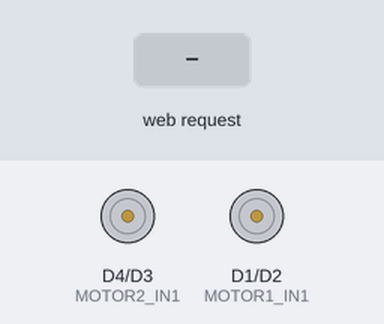
Bench run of a sketch on a simulated ESP8266 (NodeMCU). On the bench: motor-driver pin pairs drawn as motors (green arrow = first pin HIGH = forward, orange = second pin HIGH = backward, longer = more drive). Inputs (shaded band) come from the test bench. WiFi joins after 1.5 s; servers stay silent unless stated; what the sketch prints to the serial monitor is not drawn.

Above: at 2.7 s.
2.8 s: HTTP request GET /up received
At 3.9 s:
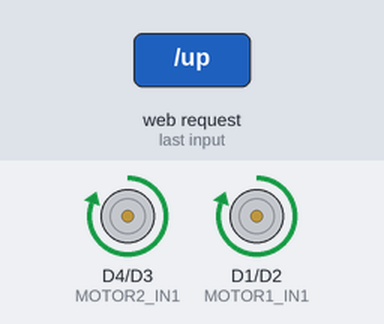
4.3 s: HTTP request GET /down received
At 5.0 s:
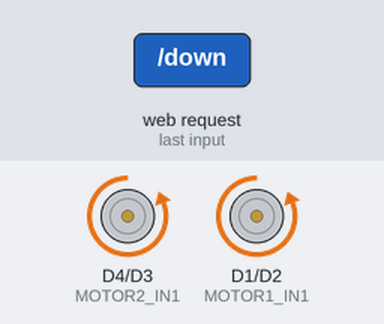
5.8 s: HTTP request GET /left received
At 6.2 s:
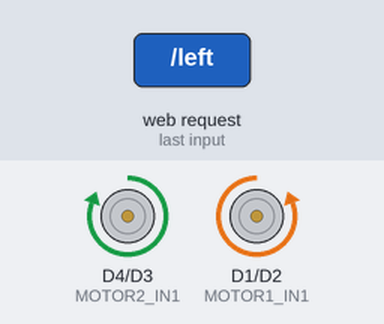
7.3 s: HTTP request GET /right received
At 8.6 s:
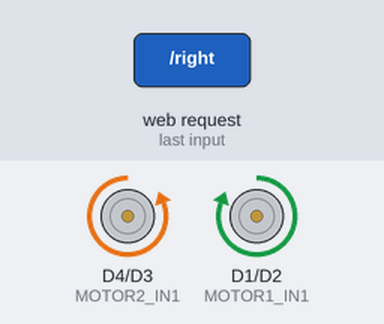
Timing chart, 0 to 9.8 s (numbered marks = the images above; inputs shaded):
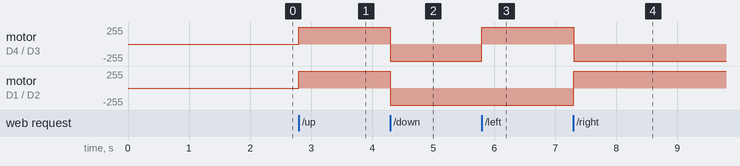

The sketch:

wifi_motor_control.ino
```cpp
#include <ESP8266WiFi.h>
#include <ESP8266WebServer.h>

// WiFi credentials
const char* ssid = "Harsh200";
const char* password = "H2a0r0s5h";

// Define motor driver pins
#define MOTOR1_IN1 D1
#define MOTOR1_IN2 D2
#define MOTOR2_IN1 D4
#define MOTOR2_IN2 D3

ESP8266WebServer server(80);

// Webpage stored as a String (Fixed Version)
const char webpage[] PROGMEM = R"rawliteral(
<!DOCTYPE html>
<html lang="en">
<head>
    <meta charset="UTF-8">
    <meta name="viewport" content="width=device-width, initial-scale=1.0">
    <title>Nakshatra</title>
    <style>
        body {
            display: flex;
            flex-direction: column;
            align-items: center;
            justify-content: center;
            min-height: 100vh;
            margin: 0;
        }
        div {
            text-align: center;
        }
        #manual_control {
            margin-top: 20px;
        }
        #manual_control a {
            margin: 5px;
            padding: 10px;
            color: #000;
            border: 1px solid #000;
        }
        a {
            text-decoration: none;
        }
    </style>
    <script>
        function sendRequest(url) {
            var xhr = new XMLHttpRequest();
            xhr.open("GET", url, true);
            xhr.send();
        }
    </script>
</head>
<body>
    <div>
        <h1>Nakshatra</h1>
        <button onclick="sendRequest('/mode1')">Gamepad</button>
    </div>
    <div id="manual_control">
        <button onclick="sendRequest('/up')">▲</button><br>
        <button onclick="sendRequest('/left')">◄</button>
        <button onclick="sendRequest('/stop')">◯</button>
        <button onclick="sendRequest('/right')">►</button><br>
        <button onclick="sendRequest('/down')">▼</button>
    </div>
</body>
</html>
)rawliteral";

void setup() {
    Serial.begin(115200);
    pinMode(MOTOR1_IN1, OUTPUT);
    pinMode(MOTOR1_IN2, OUTPUT);
    pinMode(MOTOR2_IN1, OUTPUT);
    pinMode(MOTOR2_IN2, OUTPUT);

    WiFi.begin(ssid, password);
    Serial.print("Connecting to WiFi");
    while (WiFi.status() != WL_CONNECTED) {
        delay(500);
        Serial.print(".");
    }
    Serial.println("\nConnected to WiFi");
    Serial.print("IP Address: ");
    Serial.println(WiFi.localIP());

    server.on("/", []() {
        server.send_P(200, "text/html", webpage);
    });

    server.on("/up", []() { forward(); server.send(200, "text/plain", "Moving Forward"); });
    server.on("/down", []() { backward(); server.send(200, "text/plain", "Moving Backward"); });
    server.on("/left", []() { left(); server.send(200, "text/plain", "Turning Left"); });
    server.on("/right", []() { right(); server.send(200, "text/plain", "Turning Right"); });
    server.on("/stop", []() { stopMotors(); server.send(200, "text/plain", "Stopping"); });

    server.begin();
    Serial.println("Web server started");
}

void loop() {
    server.handleClient();
}

void forward() {
    Serial.println("Moving Forward");
    digitalWrite(MOTOR1_IN1, HIGH);
    digitalWrite(MOTOR1_IN2, LOW);
    digitalWrite(MOTOR2_IN1, HIGH);
    digitalWrite(MOTOR2_IN2, LOW);
}

void backward() {
    Serial.println("Moving Backward");
    digitalWrite(MOTOR1_IN1, LOW);
    digitalWrite(MOTOR1_IN2, HIGH);
    digitalWrite(MOTOR2_IN1, LOW);
    digitalWrite(MOTOR2_IN2, HIGH);
}

void left() {
    Serial.println("Turning Left");
    digitalWrite(MOTOR1_IN1, LOW);
    digitalWrite(MOTOR1_IN2, HIGH);
    digitalWrite(MOTOR2_IN1, HIGH);
    digitalWrite(MOTOR2_IN2, LOW);
}

void right() {
    Serial.println("Turning Right");
    digitalWrite(MOTOR1_IN1, HIGH);
    digitalWrite(MOTOR1_IN2, LOW);
    digitalWrite(MOTOR2_IN1, LOW);
    digitalWrite(MOTOR2_IN2, HIGH);
}

void stopMotors() {
    Serial.println("Stopping");
    digitalWrite(MOTOR1_IN1, LOW);
    digitalWrite(MOTOR1_IN2, LOW);
    digitalWrite(MOTOR2_IN1, LOW);
    digitalWrite(MOTOR2_IN2, LOW);
}
```

Measured:
- after the input at 2.8 s, motor on D4 (MOTOR2_IN1) / D3 (MOTOR2_IN2), motor on D1 (MOTOR1_IN1) / D2 (MOTOR1_IN2): stopped → forward 255/255 at once
- after the input at 4.3 s, motor on D4 (MOTOR2_IN1) / D3 (MOTOR2_IN2), motor on D1 (MOTOR1_IN1) / D2 (MOTOR1_IN2): forward 255/255 → backward 255/255 at once
- after the input at 5.8 s, motor on D4 (MOTOR2_IN1) / D3 (MOTOR2_IN2): backward 255/255 → forward 255/255 at once
- after the input at 7.3 s, motor on D4 (MOTOR2_IN1) / D3 (MOTOR2_IN2): forward 255/255 → backward 255/255 at once; motor on D1 (MOTOR1_IN1) / D2 (MOTOR1_IN2): backward 255/255 → forward 255/255 at once
